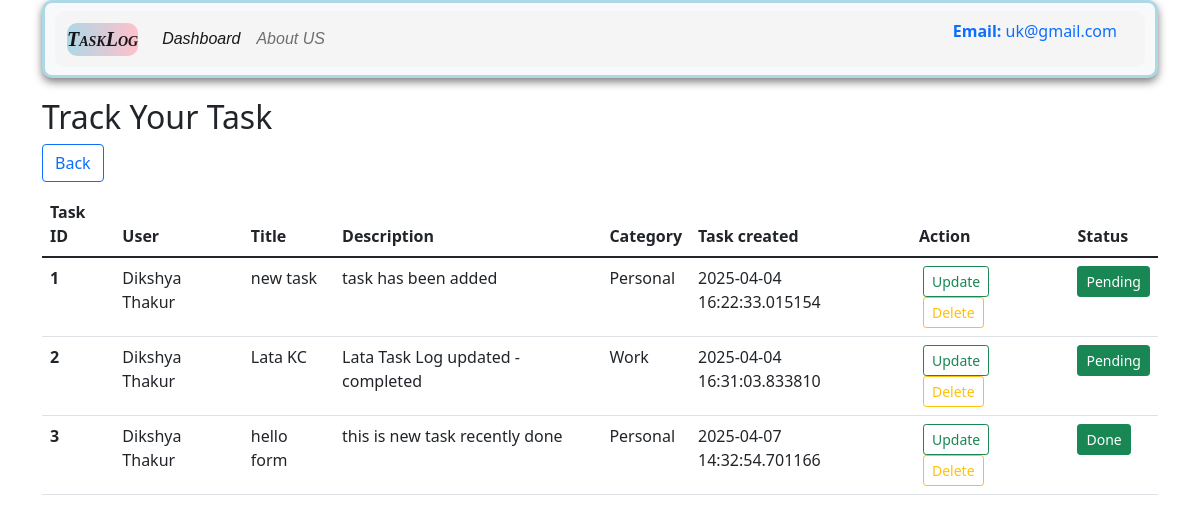
Page /tasklogdetail (signed in) on the committed database.
### app.py (models this page shows, shortened)
class user_register(db.Model, UserMixin):
    __tablename__ = "user_register"
    user_id = db.Column(db.Integer, primary_key=True)
    name = db.Column(db.String(100), nullable= False)
    email =db.Column(db.String(100), nullable = False, unique=True)
    password = db.Column(db.String(255), nullable =False)
    date_created = db.Column(db.DateTime, default = datetime.utcnow)

class task_catagories(db.Model):
    __tablename__ ='task_catagories'
    cat_id = db.Column(db.Integer, primary_key=True)
    category_type = db.Column(db.String(50), nullable= False)
    user_id = db.Column(db.Integer, db.ForeignKey('user_register.user_id'), nullable=False)
    task_id = db.Column(db.Integer, db.ForeignKey('TaskLog.task_id'), nullable=False)

class Task_log(db.Model):
    __tablename__ = 'TaskLog'
    task_id = db.Column(db.Integer, primary_key =True)
    user_id = db.Column(db.Integer, db.ForeignKey('user_register.user_id'), nullable=False)
    title = db.Column(db.String(200), nullable = False)
    description = db.Column(db.String(700), nullable = False)
    task_created = db.Column(db.DateTime, default = datetime.utcnow)
    status = db.Column(db.String(50), default ="Pending")
    categories = db.relationship('task_catagories', backref='task', lazy=True)

### app.py (the view)
@app.route('/tasklogdetail', methods =['GET', 'POST'])
def tasklogdetails():
    alltasklog = (
        db.session.query(Task_log, task_catagories.category_type,user_register.name)
        .outerjoin(task_catagories, Task_log.task_id == task_catagories.task_id)
        .join(user_register, Task_log.user_id==user_register.user_id)
        .all()
    )
    return render_template('tasklogdetail.html', alltasklog=alltasklog)

### app.py (called while the page is built)
@login_manager.user_loader
def load_user(user_id):
    return user_register.query.get(int(user_id))

### templates/tasklogdetail.html (shortened to what this page needs)
{% extends "base.html" %}
{% block body %}
<div class ="container my-3" >
    <h2> Track Your Task</h2>
    <a href='/dashboard' class ="btn btn-outline-primary"> Back</a>
    {% if alltasklog|length==0 %}
    <div class="alert alert-secondary" role="alert">
        No data found! Please add your data.
        </div>
        {% else %}
        <table class="table">
            <thead>
            <tr>
                <th scope="col">Task ID</th>
                <th scope="col">User</th>
                <th scope="col">Title</th>
                <th scope="col">Description</th>
                <th scope='col'> Category</th>
                <th scope='col'> Task created</th>
                <th scope='col'> Action</th>
                <th scope="col">Status</th>
            </tr>
            </thead>
            <tbody>
            {% for Task_log, category_type, user_name in alltasklog %}
            <tr>
            <th scope="row">{{loop.index}}</th>
            <td>{{user_name}}</td>
            <td>{{Task_log.title}}</td>
            <td>{{Task_log.description}}</td>
            <td>{{category_type if category_type else "No Category" }}</td>
            <td>{{Task_log.task_created}}</td>
            <td>
                <a href="/update_tasklog/{{Task_log.task_id}}" type="button" class="btn btn-outline-success btn-sm mx-1">Update</a>
                <a href="/delete_tasklog/{{Task_log.task_id}}" type="button" class="btn btn-outline-warning btn-sm mx-1">Delete</a>
            </td>
            <td>
                {% if Task_log.status == "done" %}
                    <button class ="btn btn-success btn-sm move-task" data-task-id="{{ Task_log.task_id }}" data-status="Pending"> Pending</button>
                {% else %}
                    <button class ="btn btn-success btn-sm move-task" data-task-id="{{ Task_log.task_id}}" data-status="done"> Done</button>
                {% endif %}
            </td>
        </tr>
        {% endfor %}
    </tbody>
</table>
            {% endif %}
</div>
{% endblock body %}

### templates/base.html (shortened to what this page needs)
<!doctype html>
<html lang="en">
  <head>
    <link rel ="stylesheet" href="{{url_for('static', filename='css/style.css')}}">
    <link href="https://cdn.jsdelivr.net/npm/bootstrap@5.1.3/dist/css/bootstrap.min.css" rel="stylesheet">
    <link rel="stylesheet" href="https://cdn.jsdelivr.net/npm/bootstrap-icons@1.10.5/font/bootstrap-icons.css">
</head>
<body>
    <div class= "container" my-3>
        <nav class="navbar navbar-expand-lg navbar-light bg-light">
            <div class="container-fluid">
              <a class="navbar-brand" href="/">TaskLog </a>
              <div class="collapse navbar-collapse" id="navbarSupportedContent">
                <ul class="navbar-nav me-auto mb-2 mb-lg-0">
                  <li class="nav-item">
                    <a class="nav-link active" aria-current="page" href="/dashboard">Dashboard</a>
                  </li>
                  <li class="nav-item">
                    <a class="nav-link" href="/userdata">About US</a>
                  </li>
                  <li class="nav-item">
                    <a class="nav-link active"></a>
                  </li>
                </ul>
                <form class="d-flex">
                  {% if current_user.is_authenticated %}
                    <a class="nav-link active">
                      <p><b>Email:</b> {{ current_user.email }}</p>
                    </a>
                  {% else %}
                    <a class="nav-link active">
                      <p><b>Welcome, Guest</b></p>
                    </a>
                  {% endif %}
                </form>
              </div>
            </div>
          </nav>
        </div>
{% block body %}
{% endblock body %}
</body>
</html>

### static/css/style.css (style rules this page uses)
nav { background-color: linear-gradient(to right, lightblue, pink); color: black; padding: 10px; border: 3px solid lightblue ; border-radius: 10px; margin-bottom: 20px; box-shadow: 0px 4px 8px rgba(0,0,0,0.5); }
.navbar-brand { color: white; font: italic small-caps bold 18px "Times New Roman", serif; }
.nav-item { font-style: italic; font-size: 16px; font-family: 'Poppins', sans-serif; border-radius: 10px; }
.navbar-brand { background: linear-gradient(to right, lightblue, pink); border-radius: 10px; }
.container-fluid { background: whitesmoke; border-radius: 10px; }
.btn-success { border-radius: 8px; background-color: #28a745; border: none; font-weight: 600; margin: center; }
.btn-outline-primary { border-radius: 8px; margin-right: 10px; margin-bottom: 10px; }

### rows in the picture
user_register: email "uk@gmail.com"
task_catagories: name "Dikshya Thakur", title "new task", description "task has been added", category_type "Personal", task_created "2025-04-04 16:22:33.015154"
task_catagories: name "Dikshya Thakur", title "Lata KC", description "Lata Task Log updated - completed", category_type "Work", task_created "2025-04-04 16:31:03.833810"
task_catagories: name "Dikshya Thakur", title "hello form", description "this is new task recently done", category_type "Personal", task_created "2025-04-07 14:32:54.701166"
